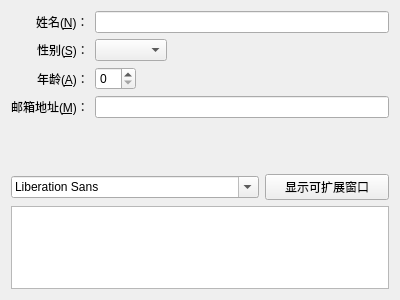
<?xml version="1.0" encoding="UTF-8"?>
<ui version="4.0">
 <class>MyWidget</class>
 <widget class="QWidget" name="MyWidget">
  <property name="geometry">
   <rect>
    <x>0</x>
    <y>0</y>
    <width>400</width>
    <height>300</height>
   </rect>
  </property>
  <property name="minimumSize">
   <size>
    <width>200</width>
    <height>150</height>
   </size>
  </property>
  <property name="maximumSize">
   <size>
    <width>500</width>
    <height>350</height>
   </size>
  </property>
  <property name="windowTitle">
   <string>MyWidget</string>
  </property>
  <layout class="QVBoxLayout" name="verticalLayout">
   <item>
    <layout class="QFormLayout" name="formLayout">
     <property name="fieldGrowthPolicy">
      <enum>QFormLayout::ExpandingFieldsGrow</enum>
     </property>
     <property name="rowWrapPolicy">
      <enum>QFormLayout::DontWrapRows</enum>
     </property>
     <property name="labelAlignment">
      <set>Qt::AlignRight|Qt::AlignTrailing|Qt::AlignVCenter</set>
     </property>
     <item row="0" column="0">
      <widget class="QLabel" name="nLabel">
       <property name="text">
        <string>姓名(&amp;N)：</string>
       </property>
       <property name="buddy">
        <cstring>nLineEdit</cstring>
       </property>
      </widget>
     </item>
     <item row="1" column="0">
      <widget class="QLabel" name="sLabel">
       <property name="text">
        <string>性别(&amp;S)：</string>
       </property>
       <property name="buddy">
        <cstring>sComboBox</cstring>
       </property>
      </widget>
     </item>
     <item row="1" column="1">
      <widget class="QComboBox" name="sComboBox"/>
     </item>
     <item row="2" column="0">
      <widget class="QLabel" name="aLabel">
       <property name="text">
        <string>年龄(&amp;A)：</string>
       </property>
       <property name="buddy">
        <cstring>aSpinBox</cstring>
       </property>
      </widget>
     </item>
     <item row="2" column="1">
      <widget class="QSpinBox" name="aSpinBox"/>
     </item>
     <item row="3" column="0">
      <widget class="QLabel" name="mLabel">
       <property name="text">
        <string>邮箱地址(&amp;M)：</string>
       </property>
       <property name="buddy">
        <cstring>mLineEdit</cstring>
       </property>
      </widget>
     </item>
     <item row="3" column="1">
      <widget class="QLineEdit" name="mLineEdit"/>
     </item>
     <item row="0" column="1">
      <widget class="QLineEdit" name="nLineEdit"/>
     </item>
    </layout>
   </item>
   <item>
    <spacer name="verticalSpacer">
     <property name="orientation">
      <enum>Qt::Vertical</enum>
     </property>
     <property name="sizeType">
      <enum>QSizePolicy::Fixed</enum>
     </property>
     <property name="sizeHint" stdset="0">
      <size>
       <width>50</width>
       <height>50</height>
      </size>
     </property>
    </spacer>
   </item>
   <item>
    <layout class="QHBoxLayout" name="horizontalLayout" stretch="2,1">
     <item>
      <widget class="QFontComboBox" name="fontComboBox"/>
     </item>
     <item>
      <widget class="QPushButton" name="pushButton">
       <property name="text">
        <string>显示可扩展窗口</string>
       </property>
       <property name="checkable">
        <bool>true</bool>
       </property>
      </widget>
     </item>
    </layout>
   </item>
   <item>
    <widget class="QTextEdit" name="textEdit"/>
   </item>
  </layout>
 </widget>
 <resources/>
 <connections/>
</ui>
